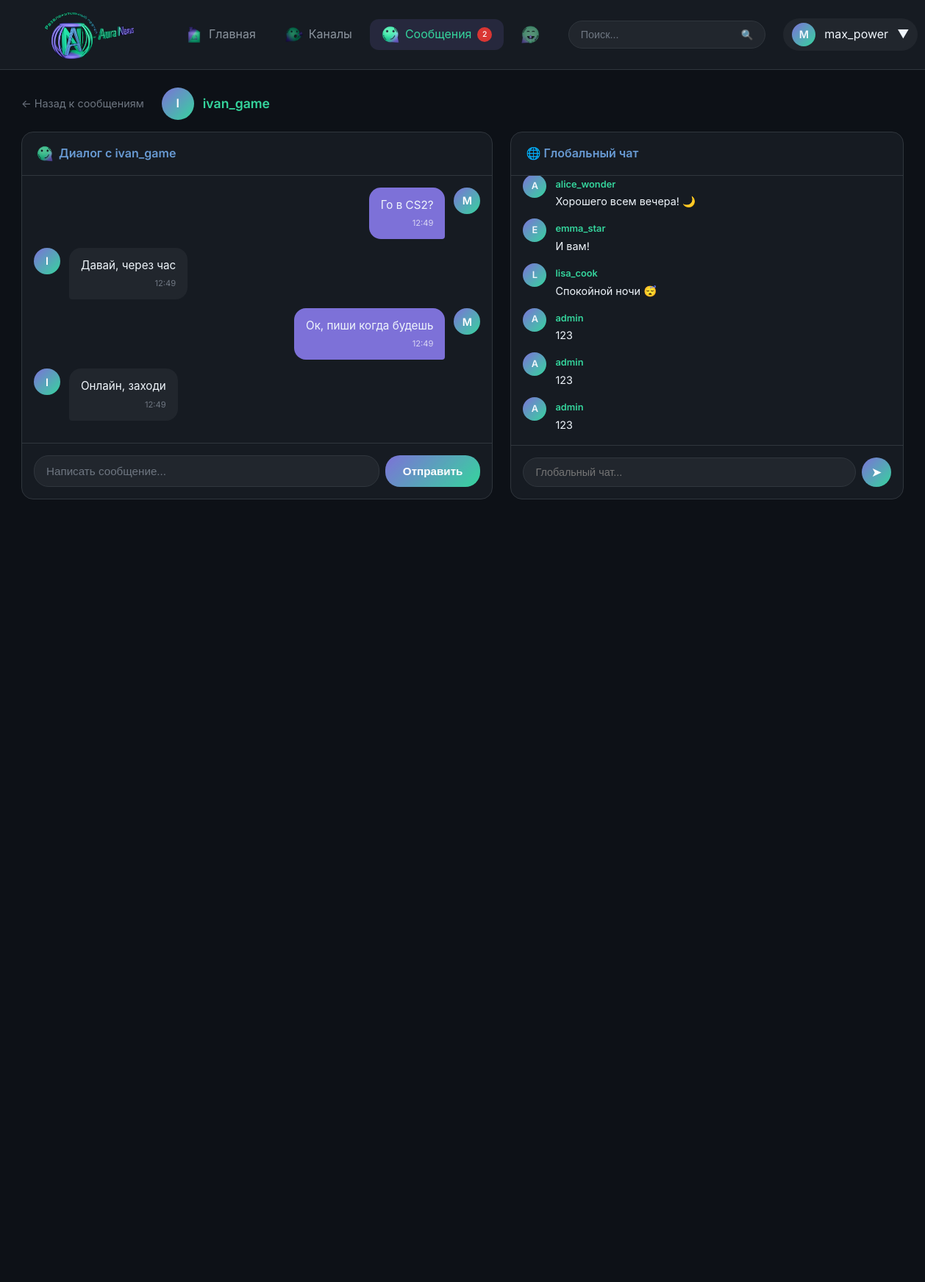
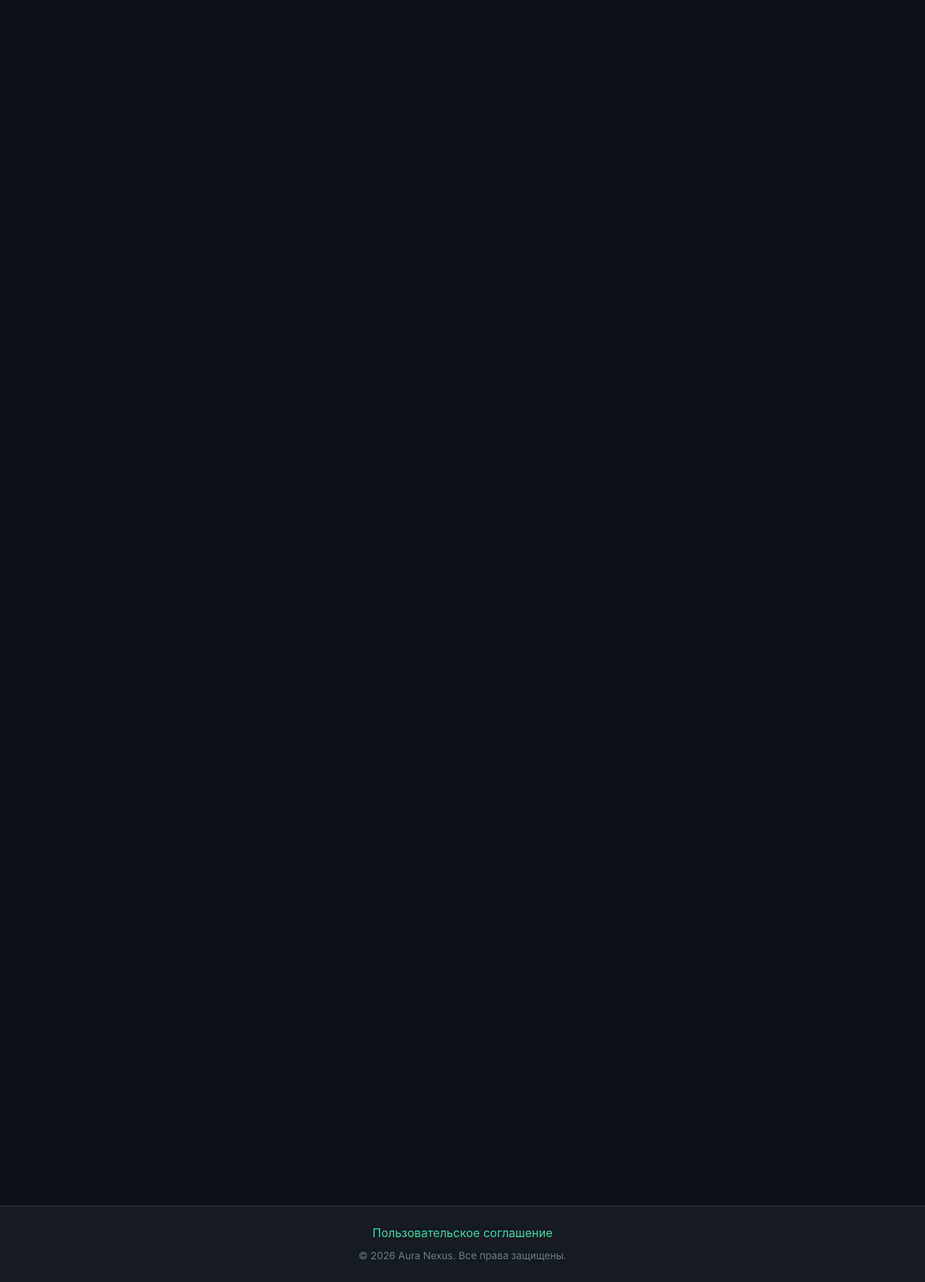
/messages/14 (signed in), run on the app's committed database (2 pictures, top to bottom).
### tables this page shows
CREATE TABLE users (
            id INTEGER PRIMARY KEY AUTOINCREMENT,
            username TEXT UNIQUE NOT NULL,
            email TEXT UNIQUE NOT NULL,
            password TEXT NOT NULL,
            role TEXT DEFAULT 'user',
            avatar TEXT,
            banner TEXT,
            bio TEXT,
            is_banned INTEGER DEFAULT 0,
            ban_until TEXT,
            ban_reason TEXT,
            created_at TEXT DEFAULT CURRENT_TIMESTAMP
        );

CREATE TABLE messages (
            id INTEGER PRIMARY KEY AUTOINCREMENT,
            conversation_id INTEGER NOT NULL,
            sender_id INTEGER NOT NULL,
            content TEXT NOT NULL,
            is_read INTEGER DEFAULT 0,
            created_at TEXT DEFAULT CURRENT_TIMESTAMP,
            FOREIGN KEY (conversation_id) REFERENCES conversations(id),
            FOREIGN KEY (sender_id) REFERENCES users(id)
        );

CREATE TABLE global_chat (
            id INTEGER PRIMARY KEY AUTOINCREMENT,
            user_id INTEGER NOT NULL,
            content TEXT NOT NULL,
            created_at TEXT DEFAULT CURRENT_TIMESTAMP,
            FOREIGN KEY (user_id) REFERENCES users(id)
        );

### app.py (the view, shortened to what this page needs)
@app.route('/messages/<int:user_id>', methods=['GET', 'POST'])
@login_required
def messages_chat(user_id):
    user = get_current_user()
    conn = get_db()
    other_user = conn.execute('SELECT * FROM users WHERE id = ?', (user_id,)).fetchone()
    if not other_user:
        abort(404)
    user1_id, user2_id = min(user['id'], user_id), max(user['id'], user_id)
    conversation = conn.execute(
        'SELECT * FROM conversations WHERE user1_id = ? AND user2_id = ?',
        (user1_id, user2_id)
    ).fetchone()
    messages = []
    if conversation:
        conn.execute(
            'UPDATE messages SET is_read = 1 WHERE conversation_id = ? AND sender_id != ?',
            (conversation['id'], user['id'])
        )
        conn.commit()
        messages = conn.execute('''
            SELECT m.*, u.username, u.avatar
            FROM messages m
            JOIN users u ON m.sender_id = u.id
            WHERE m.conversation_id = ?
            ORDER BY m.created_at ASC
        ''', (conversation['id'],)).fetchall()
    chat_messages = get_chat_messages()
    return render_template(
        'messages/chat.html',
        other_user=other_user,
        messages=messages,
        chat_messages=chat_messages
    )

### app.py (called while the page is built, shortened)
def get_db():
    if 'db' not in g:
        g.db = sqlite3.connect(DATABASE, timeout=30)
        g.db.row_factory = sqlite3.Row
        g.db.execute('PRAGMA journal_mode=WAL')
        g.db.execute('PRAGMA busy_timeout=30000')
    return g.db

def get_current_user():
    if 'user_id' not in session:
        return None
    conn = get_db()
    user = conn.execute('SELECT * FROM users WHERE id = ?', (session['user_id'],)).fetchone()
    return user

def login_required(f):
    @wraps(f)
    def decorated(*args, **kwargs):
        if 'user_id' not in session:
            flash('Необходимо войти в аккаунт', 'danger')
            return redirect('/login')
        user = get_current_user()
        if user and isinstance(user, dict) and user.get('is_currently_banned'):
            session.clear()
            flash('Ваш аккаунт заблокирован', 'danger')
            return redirect('/login')
        return f(*args, **kwargs)
    return decorated

def get_chat_messages():
    conn = get_db()
    return conn.execute('''
        SELECT g.*, u.username, u.avatar
        FROM global_chat g
        JOIN users u ON g.user_id = u.id
        ORDER BY g.id DESC LIMIT 50
    ''').fetchall()[::-1]

def get_unread_notifications_count(user_id):
    conn = get_db()
    result = conn.execute('SELECT COUNT(*) as count FROM notifications WHERE user_id = ? AND is_read = 0', (user_id,)).fetchone()
    return result['count'] if result else 0

def get_unread_messages_count(user_id):
    conn = get_db()
    result = conn.execute('''
        SELECT COUNT(*) as count FROM messages m
        JOIN conversations c ON m.conversation_id = c.id
        WHERE (c.user1_id = ? OR c.user2_id = ?) AND m.sender_id != ? AND m.is_read = 0
    ''', (user_id, user_id, user_id)).fetchone()
    return result['count'] if result else 0

@app.context_processor
def inject_globals():
    user = get_current_user()
    notif_count = get_unread_notifications_count(user['id']) if user else 0
    msg_count = get_unread_messages_count(user['id']) if user else 0
    pending_reports = get_pending_reports_count() if user and user['role'] in ['admin', 'moderator'] else 0
    return {
        'current_user': user,
        'notification_count': notif_count,
        'message_count': msg_count,
        'pending_reports_count': pending_reports,
        'REACTION_TYPES': REACTION_TYPES,
        'REPORT_CATEGORIES': REPORT_CATEGORIES,
    }

### templates/messages/chat.html (shortened to what this page needs)
{% extends 'base.html' %}
{% set hide_sidebar = true %}
{% block content %}
<div class="chat-page">
    <div class="chat-header-bar">
        <a href="/messages" class="back-link">← Назад к сообщениям</a>
        <div class="chat-user-info">
            <div class="chat-user-avatar">
                {% if other_user.avatar %}
                <img src="{{ url_for('uploaded_file', filename=other_user.avatar) }}" alt="">
                {% else %}
                {{ other_user.username[0]|upper }}
                {% endif %}
            </div>
            <a href="/profile/{{ other_user.username }}" class="chat-user-name">{{ other_user.username }}</a>
        </div>
    </div>
    <div class="chat-page-layout">
        <div class="chat-private-section">
            <div class="card chat-container">
                <div class="card-header">
                    <h3 class="card-title">
                        <span class="nav-icon">
                            <img src="{{ url_for('static', filename='images/icons/messages.png') }}" alt=""
                                 onerror="this.style.display='none'; this.nextElementSibling.style.display='inline';">
                        </span>
                        Диалог с {{ other_user.username }}
                    </h3>
                </div>
                <div id="private-messages" class="private-messages-list">
                    {% for msg in messages %}
                    <div class="private-message {% if msg.sender_id == current_user.id %}own-message{% else %}other-message{% endif %}">
                        <div class="private-message-avatar">
                            {% if msg.avatar %}
                            <img src="{{ url_for('uploaded_file', filename=msg.avatar) }}" alt="">
                            {% else %}
                            {{ msg.username[0]|upper }}
                            {% endif %}
                        </div>
                        <div class="private-message-bubble">
                            <div class="private-message-text">{{ msg.content }}</div>
                            <div class="private-message-time">{{ msg.created_at[11:16] }}</div>
                        </div>
                    </div>
                    {% else %}
                    <div class="empty-state chat-empty">
                        <div class="empty-state-icon">💬</div>
                        <p>Начните диалог!</p>
                    </div>
                    {% endfor %}
                </div>
                <form id="private-message-form" method="POST" class="private-message-form">
                    <input type="text" name="content" placeholder="Написать сообщение..." class="form-control message-input" autocomplete="off" required>
                    <button type="submit" class="btn send-btn">Отправить</button>
                </form>
            </div>
        </div>
        <div class="chat-global-section">
            <div class="card chat-box-large">
                <div class="card-header">
                    <h3 class="card-title">🌐 Глобальный чат</h3>
                </div>
                <div class="chat-messages" id="global-chat-messages">
                    {% for msg in chat_messages %}
                    <div class="chat-message" data-message-id="{{ msg.id }}">
                        <div class="chat-message-avatar">
                            {% if msg.avatar %}
                            <img src="{{ url_for('uploaded_file', filename=msg.avatar) }}" alt="">
                            {% else %}
                            {{ msg.username[0]|upper }}
                            {% endif %}
                        </div>
                        <div class="chat-message-content">
                            <a href="/profile/{{ msg.username }}" class="chat-message-author">{{ msg.username }}</a>
                            <div class="chat-message-text">{{ msg.content }}</div>
                        </div>
                    </div>
                    {% else %}
                    <div class="empty-state" style="padding: 2rem;">
                        <p>Сообщений пока нет</p>
                    </div>
                    {% endfor %}
                </div>
                <form class="chat-input" id="global-chat-form" action="/api/global_chat" method="POST">
                    <input type="text" name="content" id="global-chat-input" placeholder="Глобальный чат..." autocomplete="off" required>
                    <button type="submit">➤</button>
                </form>
            </div>
        </div>
    </div>
</div>
{% endblock %}

### templates/base.html (shortened to what this page needs)
<!DOCTYPE html>
<html lang="ru">
<head>
    <link rel="stylesheet" href="{{ url_for('static', filename='css/style.css') }}">
    <link href="https://cdn.quilljs.com/1.3.7/quill.snow.css" rel="stylesheet">
</head>
<body>
   <nav>
    <a href="/" class="logo">
        <img src="{{ url_for('static', filename='images/logo.png') }}" alt="Aura Nexus" class="logo-image"
             onerror="this.style.display='none'; this.nextElementSibling.style.display='flex';">
    </a>
    <div class="nav-links">
        <a href="/" class="nav-link {% if request.path == '/' %}active{% endif %}">
            <span class="nav-icon">
                <img src="{{ url_for('static', filename='images/icons/home.png') }}" alt=""
                     onerror="this.style.display='none'; this.nextElementSibling.style.display='inline';">
            </span>
            <span>Главная</span>
        </a>
        <a href="/channels" class="nav-link {% if '/channel' in request.path %}active{% endif %}">
            <span class="nav-icon">
                <img src="{{ url_for('static', filename='images/icons/channels.png') }}" alt=""
                     onerror="this.style.display='none'; this.nextElementSibling.style.display='inline';">
            </span>
            <span>Каналы</span>
        </a>
        {% if current_user %}
        <a href="/messages" class="nav-link {% if '/messages' in request.path %}active{% endif %}">
            <span class="nav-icon">
                <img src="{{ url_for('static', filename='images/icons/messages.png') }}" alt=""
                     onerror="this.style.display='none'; this.nextElementSibling.style.display='inline';">
            </span>
            <span>Сообщения</span>
            {% if message_count > 0 %}
            <span class="badge">{{ message_count }}</span>
            {% endif %}
        </a>
        <a href="/notifications" class="nav-link {% if '/notifications' in request.path %}active{% endif %}">
            <span class="nav-icon">
                <img src="{{ url_for('static', filename='images/icons/notifications.png') }}" alt=""
                     onerror="this.style.display='none'; this.nextElementSibling.style.display='inline';">
            </span>
        </a>
        {% endif %}
    </div>
    <div class="search-container">
        <form class="search-bar" action="/" method="GET">
            <input type="text" name="q" placeholder="Поиск..." value="{{ request.args.get('q', '') }}">
            <button type="submit">🔍</button>
        </form>
    </div>
    {% if current_user %}
    <div class="dropdown">
        <div class="nav-user">
            <div class="nav-user-avatar">
                {% if current_user.avatar %}
                <img src="{{ url_for('uploaded_file', filename=current_user.avatar) }}" alt="">
                {% else %}
                {{ current_user.username[0]|upper }}
                {% endif %}
            </div>
            <span>{{ current_user.username }}</span>
            <span>▼</span>
        </div>
    </div>
    {% endif %}
</nav>
    <div class="layout {% block layout_class %}{% endblock %}">
        <main class="main-content">
            {% block content %}{% endblock %}
        </main>
    </div>
    <footer>
        <a href="/user_agreement">Пользовательское соглашение</a>
        <p>&copy; 2026 Aura Nexus. Все права защищены.</p>
    </footer>
</body>
</html>

### templates/messages/chat.html (style rules this page uses)
.chat-page { max-width: 1200px; margin: 0 auto; }
.chat-header-bar { display: flex; align-items: center; gap: 1.5rem; margin-bottom: 1rem; }
.back-link { color: var(--text-muted); font-size: 0.9rem; }
.chat-user-info { display: flex; align-items: center; gap: 0.75rem; }
.chat-user-avatar { width: 44px; height: 44px; border-radius: 50%; background: var(--accent-gradient); display: flex; align-items: center; justify-content: center; overflow: hidden; font-weight: 600; color: white; }
.chat-user-name { font-weight: 600; font-size: 1.1rem; }
.chat-page-layout { display: grid; grid-template-columns: 1.2fr 1fr; gap: 1.5rem; }
.chat-private-section { min-width: 0; }
.chat-global-section { min-width: 0; }
.chat-container { height: 500px; display: flex; flex-direction: column; }
.private-messages-list { flex: 1; overflow-y: auto; padding: 1rem; display: flex; flex-direction: column; gap: 0.75rem; }
.private-message { display: flex; gap: 0.75rem; }
.private-message.own-message { flex-direction: row-reverse; }
.private-message-avatar { width: 36px; height: 36px; border-radius: 50%; background: var(--accent-gradient); display: flex; align-items: center; justify-content: center; font-size: 0.9rem; flex-shrink: 0; overflow: hidden; font-weight: 600; color: white; }
.private-message-bubble { max-width: 70%; padding: 0.75rem 1rem; border-radius: 16px; background: var(--bg-tertiary); border-bottom-left-radius: 4px; }
.own-message .private-message-bubble { background: var(--accent-primary); border-bottom-left-radius: 16px; border-bottom-right-radius: 4px; }
.private-message-text { font-size: 0.95rem; word-break: break-word; }
.private-message-time { font-size: 0.7rem; color: var(--text-muted); margin-top: 0.25rem; text-align: right; }
.own-message .private-message-time { color: rgba(255, 255, 255, 0.7); }
.private-message-form { padding: 1rem; border-top: 1px solid var(--border-color); display: flex; gap: 0.5rem; }
.message-input { margin: 0; border-radius: 20px; }
.send-btn { border-radius: 20px; padding: 0 1.5rem; }
.chat-box-large { display: flex; flex-direction: column; height: 500px; }
.chat-box-large .chat-messages { flex: 1; overflow-y: auto; padding: 1rem; display: flex; flex-direction: column; gap: 0.75rem; }
.chat-box-large .chat-input { display: flex; gap: 0.5rem; padding: 1rem; border-top: 1px solid var(--border-color); }
.chat-box-large .chat-input input { flex: 1; background: var(--bg-tertiary); border: 1px solid var(--border-color); border-radius: var(--radius-full); padding: 0.6rem 1rem; color: var(--text-primary); font-size: 0.9rem; }
.chat-box-large .chat-input button { width: 40px; height: 40px; border-radius: 50%; background: var(--accent-gradient); border: none; color: white; cursor: pointer; transition: var(--transition); display: flex; align-items: center; justify-content: center; font-size: 1.1rem; }

### data on the page
users: username "M", username "max_power"
users: username "I", username "ivan_game"
messages: username "M", content "Го в CS2?", created_at "12:49"
messages: username "I", content "Давай, через час", created_at "12:49"
messages: username "M", content "Ок, пиши когда будешь", created_at "12:49"
messages: username "I", content "Онлайн, заходи", created_at "12:49"
global_chat: username "A", username "alice_wonder", content "Хорошего всем вечера! 🌙"
global_chat: username "E", username "emma_star", content "И вам!"
global_chat: username "L", username "lisa_cook", content "Спокойной ночи 😴"
global_chat: username "A", username "admin", content "123"
global_chat: username "A", username "admin", content "123"
global_chat: username "A", username "admin", content "123"

### other printed values
{{ message_count }} "2"
